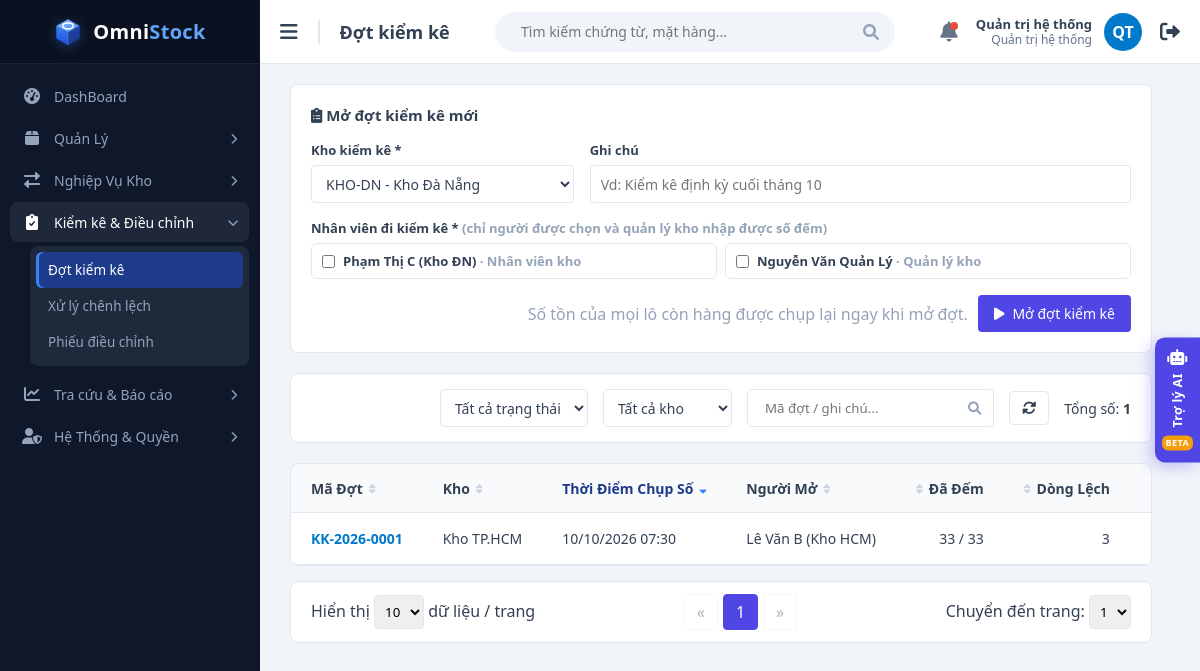
Screenshot of /views/stock_count_list.php (signed in) with the database file from the repository.
### tables this page shows
CREATE TABLE users (
  id             INT UNSIGNED AUTO_INCREMENT PRIMARY KEY,
  username       VARCHAR(50)  NOT NULL,
  password_hash  VARCHAR(255) NOT NULL,              
  full_name      VARCHAR(100) NOT NULL,
  email          VARCHAR(100) NULL,
   
  role           ENUM('ADMIN','MANAGER','STAFF') NOT NULL DEFAULT 'STAFF',
  is_active      TINYINT(1)   NOT NULL DEFAULT 1,      
   
  must_change_password TINYINT(1) NOT NULL DEFAULT 0,
  last_login_at  DATETIME     NULL,
  created_at     DATETIME     NOT NULL DEFAULT CURRENT_TIMESTAMP,
  updated_at     DATETIME     NOT NULL DEFAULT CURRENT_TIMESTAMP ON UPDATE CURRENT_TIMESTAMP,
  UNIQUE KEY uq_users_username (username),
  UNIQUE KEY uq_users_email (email)
);

CREATE TABLE user_warehouses (
  user_id       INT UNSIGNED NOT NULL,
  warehouse_id  INT UNSIGNED NOT NULL,
  assigned_at   DATETIME     NOT NULL DEFAULT CURRENT_TIMESTAMP,
  PRIMARY KEY (user_id, warehouse_id),
  KEY idx_uw_warehouse (warehouse_id),
  CONSTRAINT fk_uw_user      FOREIGN KEY (user_id)      REFERENCES users(id)      ON DELETE CASCADE,
  CONSTRAINT fk_uw_warehouse FOREIGN KEY (warehouse_id) REFERENCES warehouses(id) ON DELETE CASCADE
);

CREATE TABLE stock_counts (
  id                     INT UNSIGNED AUTO_INCREMENT PRIMARY KEY,
  code                   VARCHAR(30)  NOT NULL,
  warehouse_id           INT UNSIGNED NOT NULL,
  status                 ENUM('COUNTING','APPROVED','CANCELLED') NOT NULL DEFAULT 'COUNTING',
  note                   VARCHAR(255) NULL,
  created_by             INT UNSIGNED NOT NULL,
  created_at             DATETIME     NOT NULL DEFAULT CURRENT_TIMESTAMP,   
  approved_by            INT UNSIGNED NULL,
  approved_at            DATETIME     NULL,
  adjustment_voucher_id  INT UNSIGNED NULL,           
  UNIQUE KEY uq_sc_code (code),
  UNIQUE KEY uq_sc_adj_voucher (adjustment_voucher_id),
  KEY idx_sc_wh_status (warehouse_id, status),
  CONSTRAINT fk_sc_wh       FOREIGN KEY (warehouse_id)          REFERENCES warehouses(id),
  CONSTRAINT fk_sc_creator  FOREIGN KEY (created_by)            REFERENCES users(id),
  CONSTRAINT fk_sc_approver FOREIGN KEY (approved_by)           REFERENCES users(id),
  CONSTRAINT fk_sc_voucher  FOREIGN KEY (adjustment_voucher_id) REFERENCES vouchers(id),
  CONSTRAINT ck_sc_approval CHECK (
       status <> 'APPROVED' OR (approved_by IS NOT NULL AND approved_at IS NOT NULL)
  )
);

CREATE TABLE warehouses (
  id          INT UNSIGNED AUTO_INCREMENT PRIMARY KEY,
  code        VARCHAR(20)  NOT NULL,
  name        VARCHAR(100) NOT NULL,
  address     VARCHAR(255) NULL,
  is_active   TINYINT(1)   NOT NULL DEFAULT 1,
   
  is_transit  TINYINT(1)   NOT NULL DEFAULT 0,
  created_at  DATETIME     NOT NULL DEFAULT CURRENT_TIMESTAMP,
   
   
  name_key    VARCHAR(100) AS (LOWER(name)) PERSISTENT,
  UNIQUE KEY uq_warehouses_code (code),
  UNIQUE KEY uq_warehouses_name (name_key)
);

### views/stock_count_list.php (the view, shortened to what the rows shown need)
<?php
require_once __DIR__ . '/../functions/db_connection.php';
require_once __DIR__ . '/../functions/helpers.php';
require_once __DIR__ . '/../functions/auth.php';
require_once __DIR__ . '/../functions/voucher_functions.php';
require_once __DIR__ . '/../functions/stock_count_functions.php';
$user = requireLogin('../');
[$keyword, $pageSize, $page] = readListParams();
$filters = [
    'keyword'      => $keyword,
    'status'       => in_array($_GET['status'] ?? '', ['COUNTING', 'APPROVED', 'CANCELLED'], true) ? $_GET['status'] : '',
    'warehouse_id' => (int) ($_GET['warehouse'] ?? 0),
];
$sort = readSort(STOCK_COUNT_SORT_COLUMNS, 'created', 'desc');
$counts      = [];
$warehouses  = [];
$candidates  = [];
try {
    $pdo         = getDbConnection();
    $warehouses  = getWarehouseOptions($pdo, $user['warehouses']);
    $candidates  = isManager($user) ? getStockCountCandidates($pdo, array_column($warehouses, 'id')) : [];
    $totalCounts = countStockCounts($pdo, $filters, $user['warehouses']);
    $totalPages  = max(1, (int) ceil($totalCounts / $pageSize));
    $page        = min($page, $totalPages);
    $counts      = getStockCounts($pdo, $filters, $user['warehouses'], $pageSize, ($page - 1) * $pageSize, $sort);
} catch (PDOException $e) {
    $totalPages = 1;
    $dbError    = 'Không thể tải dữ liệu: ' . $e->getMessage();
}
$pageTitle  = $filters['status'] === 'COUNTING' ? 'Xử lý chênh lệch kiểm kê' : 'Đợt kiểm kê';
$basePath   = '../';
require __DIR__ . '/layout/header.php';
?>
            <?php if (isManager($user) && $warehouses): ?>
                <form class="form-card" id="newCountForm" method="post" action="../handle/stock_count_process.php" data-lock
                      data-confirm-title="Mở đợt kiểm kê" data-confirm-ok="Mở đợt" data-confirm-variant="primary"
                      data-confirm="Hệ thống sẽ chụp số tồn hiện tại và TẠM KHÓA việc nhận / xuất / gửi / giữ hàng của kho cho tới khi chốt đợt. Tiếp tục?">
                    <div class="form-grid">
                        <div class="form-group span-all">
                            <div class="check-grid js-member-grid">
                                <?php foreach ($candidates as $candidate): ?>
                                    <label class="check-chip" data-warehouse="<?= (int) $candidate['warehouse_id'] ?>">
                                        <input type="checkbox" name="members[]" value="<?= (int) $candidate['id'] ?>">
                                        <span><?= e($candidate['full_name']) ?> <span class="muted">· <?= e(roleLabel($candidate['role'])) ?></span></span>
                                    </label>
                                <?php endforeach; ?>
                            </div>
                        </div>
                    </div>
                </form>
            <?php endif; ?>
            <div class="table-container">
                <table class="nowrap-table">
                    <thead>
                        <tr>
                            <?= sortHeader('Mã Đợt', 'code', $sort) ?>
                            <?= sortHeader('Kho', 'warehouse', $sort) ?>
                            <?= sortHeader('Thời Điểm Chụp Số', 'created', $sort, '', 'desc') ?>
                            <?= sortHeader('Người Mở', 'creator', $sort) ?>
                            <?= sortHeader('Đã Đếm', 'counted', $sort, 'text-right', 'desc') ?>
                            <?= sortHeader('Dòng Lệch', 'diffs', $sort, 'text-right', 'desc') ?>
                            <th>Phiếu Điều Chỉnh</th>
                        </tr>
                    </thead>
                    <tbody>
                        <?php foreach ($counts as $count): ?>
                            <tr>
                                <td><a class="link-strong" href="stock_count_detail.php?id=<?= (int) $count['id'] ?>"><?= e($count['code']) ?></a></td>
                                <td><?= e($count['warehouse_name']) ?></td>
                                <td><?= e(date('d/m/Y H:i', strtotime($count['created_at']))) ?></td>
                                <td><?= e($count['creator_name']) ?></td>
                                <td class="text-right"><?= (int) $count['counted_count'] ?> / <?= (int) $count['line_count'] ?></td>
                                <td class="text-right"><?= (int) $count['diff_count'] ?></td>
                                <td>
                                    <?php if ($count['adjustment_code']): ?>
                                        <a class="link-strong" href="voucher_detail.php?id=<?= (int) $count['adjustment_voucher_id'] ?>"><?= e($count['adjustment_code']) ?></a>
                                    <?php else: ?>
                                        <span class="muted">—</span>
                                    <?php endif; ?>
                                </td>
                            </tr>
                        <?php endforeach; ?>
                    </tbody>
                </table>
            </div>
<?php require __DIR__ . '/layout/footer.php'; ?>

### views/layout/header.php (shortened to what the rows shown need)
<!DOCTYPE html>
<html lang="vi">
<head>
    <link href="https://cdnjs.cloudflare.com/ajax/libs/font-awesome/6.0.0/css/all.min.css" rel="stylesheet">
    <link href="<?= e(asset($basePath, 'css/style.css')) ?>" rel="stylesheet">
</head>
<body>
    <div class="main-content">
        <div class="top-navbar">
            <div class="nav-left">
                <h2 class="page-title-nav"><?= e($pageTitle) ?></h2>
            </div>
            <div class="nav-right">
                <a class="user-link" href="<?= $basePath ?>views/change_password.php" title="<?= e($user['username']) ?> · Đổi mật khẩu">
                    <div class="user-info">
                        <strong><?= e($user['full_name']) ?></strong>
                        <span><?= e(roleLabel($user['role'])) ?></span>
                    </div>
                    <div class="avatar"><?= e(userInitials($user['full_name'])) ?></div>
                </a>
            </div>
        </div>
        <div class="content-body">

### rows the page displays
users: full_name "Quản trị hệ thống", role "Quản trị hệ thống", full_name "QT"
user_warehouses: user.full_name "Phạm Thị C (Kho ĐN)", user.role "Nhân viên kho"
user_warehouses: user.full_name "Nguyễn Văn Quản Lý", user.role "Quản lý kho"
stock_counts: code "KK-2026-0001", warehouse.name "Kho TP.HCM", created_at "10/10/2026 07:30", created_by.full_name "Lê Văn B (Kho HCM)", counted_count "33", line_count "33", diff_count "3"

### other values shown
$menuGroup['label'] "Quản Lý"
$menuGroup['label'] "Nghiệp Vụ Kho"
$menuGroup['label'] "Kiểm kê & Điều chỉnh"
$menuLabel "Đợt kiểm kê"
$menuLabel "Xử lý chênh lệch"
$menuLabel "Phiếu điều chỉnh"
$menuGroup['label'] "Tra cứu & Báo cáo"
$menuGroup['label'] "Hệ Thống & Quyền"
$pageTitle "Đợt kiểm kê"
$totalCounts "1"
$label "Mã Đợt Kho Thời Điểm Chụp Số Người Mở Đã Đếm Dòng Lệch"
form field warehouse_id "KHO-DN - Kho Đà Nẵng"
form field value "10"
form field value "1"
